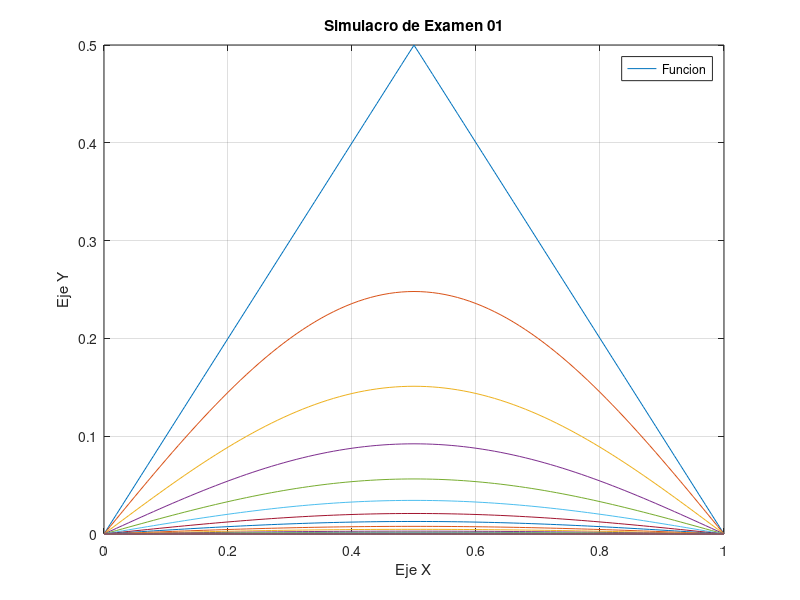

Write MATLAB code to recreate this figure.
% Jose Ramiro Fuentes Lara
% Ecuaciones Diferenciales Parciales
% Simulacro de Examen 01 --- Corresponde a nuestra funcion par
clc; clear;close all;

%% Se definen nuestras variables constantes para el problema.

c = 1;
l = 1;          % Longitud de nuestra barra
x= 0:.01:l;     % intervalo de x

%% Se evaluan los valores de nuestra sumatoria 
for t = 0:.05:1
    u = 0;
    
    for n= 1:1000
        lambda= c*n*pi/l;
        u = u + ( sin(n*pi/2)/n^2 ) * sin(n*pi*x/l) * exp(-t*lambda^2);
    end
    
    u = (u*4*l)/(pi^2);
    plot(x,u);
    hold on;
end 

%% Se grafica nuestra funcion
grid on 

set(gcf,'Name','Ecuaciones Diferenciales Parciales') 
    xlabel('Eje X')
    ylabel('Eje Y')
    title('Simulacro de Examen 01')
    legend('Funcion')